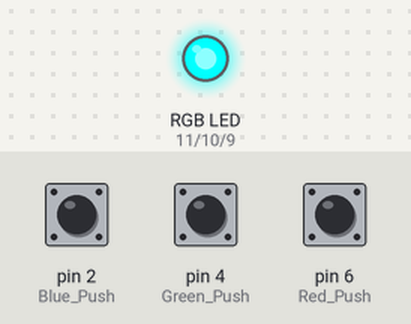
Simulated run of this sketch. Board: Arduino Uno, built with avr-gcc and run on an emulated ATmega328P. Shown: an RGB LED mixed from three pins (HIGH = lit). The inputs (shaded band) are chosen by the test bench; at power-on: pin 2 (Blue_Push) LOW, pin 4 (Green_Push) HIGH, pin 6 (Red_Push) HIGH. What the sketch prints to the serial monitor is not drawn.

Above: at 1.2 s.
1.3 s: pin 2 (Blue_Push) pulled HIGH for 0.15 s
At 1.42 s:
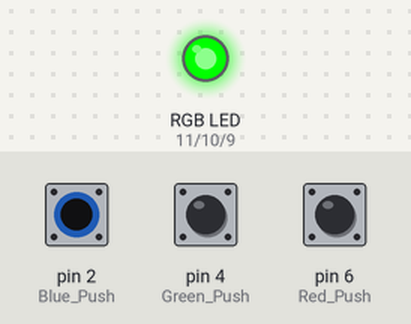
3.0 s: pin 4 (Green_Push) pulled LOW for 0.15 s
At 3.11 s:
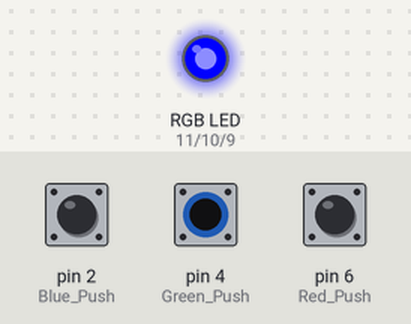
4.6 s: pin 6 (Red_Push) pulled LOW for 0.15 s
At 4.72 s:
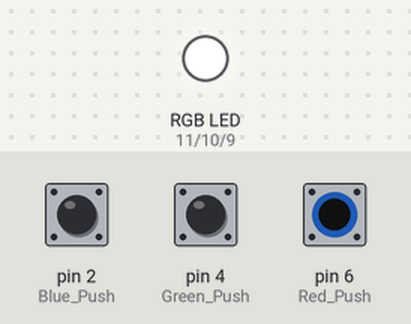
6.2 s: pin 6 (Red_Push) pulled LOW for 3.2 s
At 9.8 s:
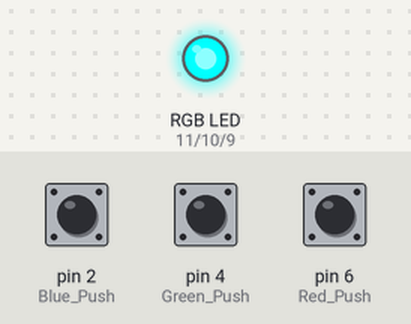
10.9 s: pin 2 (Blue_Push) pulled HIGH for 3.2 s
At 11.7 s:
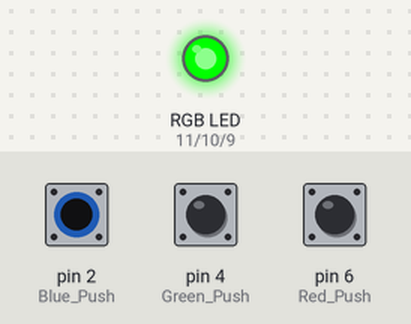
15.6 s: pin 2 (Blue_Push) driven HIGH and pin 4 (Green_Push) driven LOW
At 16.1 s:
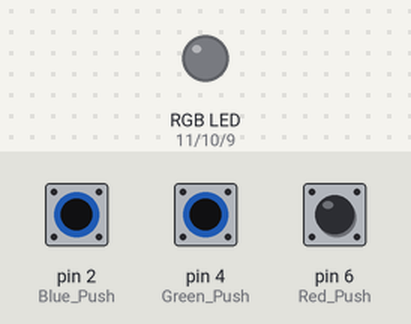
Timing chart, 0 to 18.1 s (numbered marks = the images above; inputs shaded):
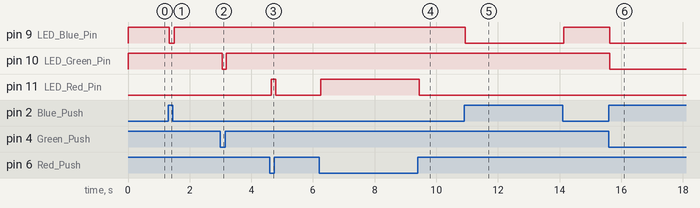

Measured:
- after the input at 1.3 s, pin 9 (LED_Blue_Pin): HIGH → LOW at once, → HIGH 0.17 s later
- after the input at 3.0 s, pin 10 (LED_Green_Pin): HIGH → LOW after 0.05 s, → HIGH 0.14 s later
- after the input at 4.6 s, pin 11 (LED_Red_Pin): LOW → HIGH after 0.05 s, → LOW 0.14 s later
- after the input at 6.2 s, pin 11 (LED_Red_Pin): LOW → HIGH after 0.05 s, → LOW 3.2 s later
- after the input at 10.9 s, pin 9 (LED_Blue_Pin): HIGH → LOW at once, → HIGH 3.2 s later
- after the input at 15.6 s, pin 9 (LED_Blue_Pin), pin 10 (LED_Green_Pin): HIGH → LOW at once

The sketch:

PushButton2_RGBLED.ino
```cpp
int LED_Red_Pin = 11;
int LED_Green_Pin = 10;
int LED_Blue_Pin = 9;
int Red_Push = 6;
int Green_Push = 4;
int Blue_Push = 2;

void setup(){
    Serial.begin(9600);
	  pinMode(LED_Red_Pin, OUTPUT);
  	pinMode(LED_Green_Pin, OUTPUT);
  	pinMode(LED_Blue_Pin, OUTPUT);
  	pinMode(Red_Push, INPUT_PULLUP);
  	pinMode(Blue_Push, INPUT);
  	pinMode(Green_Push, INPUT_PULLUP);
}

void loop(){
  	int RedValue = digitalRead(Red_Push);
    int GreenValue = digitalRead(Green_Push);
    int BlueValue = digitalRead(Blue_Push);
    Serial.println("RED");
  	Serial.println(RedValue);
    Serial.println("GREEN");
    Serial.println(GreenValue);
    Serial.println("BLUE");
    Serial.println(BlueValue);
    LED(RedValue,GreenValue,BlueValue);
}

void LED(int R,int G,int B){
  if(R==1){
    digitalWrite(LED_Red_Pin,LOW);
  }else{
    digitalWrite(LED_Red_Pin,HIGH);
  }
    if(G==0){
    digitalWrite(LED_Green_Pin,LOW);
  }else{
    digitalWrite(LED_Green_Pin,HIGH);
  }
    if(B==1){
    digitalWrite(LED_Blue_Pin,LOW);
  }else{
    digitalWrite(LED_Blue_Pin,HIGH);
  }
}
```
